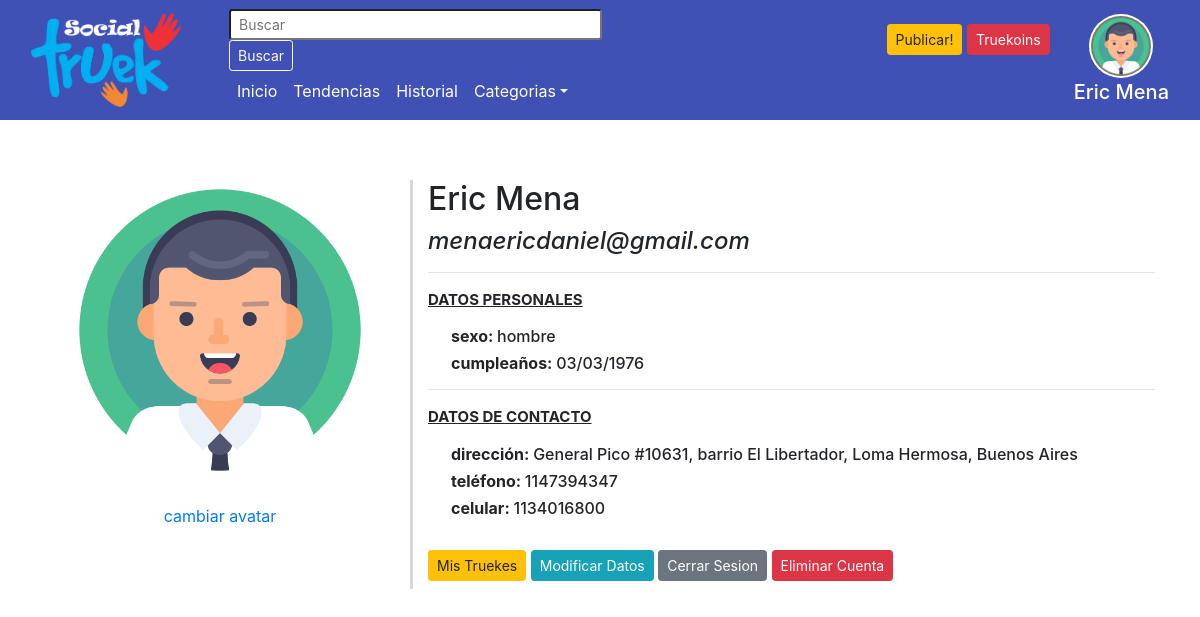
The app's page /perfil.php (signed in) with its own data.
### tables this page shows
CREATE TABLE `usuarios` (
  `id` int(11) NOT NULL AUTO_INCREMENT,
  `nombre` varchar(100) NOT NULL,
  `apellido` varchar(100) NOT NULL,
  `email` varchar(100) NOT NULL,
  `pass` varchar(512) NOT NULL,
  `fecha` date NOT NULL,
  `sexo` char(1) DEFAULT NULL,
  `avatar` varchar(512) DEFAULT NULL,
  `perfil` varchar(512) DEFAULT NULL,
  `val_user` decimal(1,1) DEFAULT NULL,
  `direccion` varchar(100) DEFAULT NULL,
  `telefono` int(10) DEFAULT NULL,
  `celular` int(10) DEFAULT NULL,
  PRIMARY KEY (`id`),
  UNIQUE KEY `email` (`email`)
);

### class/baseMySQL.php (called while the page is built, shortened)
<?php
class BaseMySQL extends BaseDatos{
    static public function buscarPorEmail($email,$pdo,$tabla){
        $sql = "select * from $tabla where email = :email";
        $query = $pdo->prepare($sql);
        $query->bindValue(':email',$email);
        $query->execute();
        $usuario = $query->fetch(PDO::FETCH_ASSOC);
        return $usuario;
    }
}
 ?>

### perfil.php (the view, shortened to what this page needs)
<?php
include_once("autoload.php");
 ?>
 <!DOCTYPE html>
 <html lang="es" dir="ltr">
   <head>
     <?php include_once("head.php") ?>
     <link rel="stylesheet" href="css/perfil.css">
   </head>
   <body>
     <?php include_once("header.php")?>
  <div class="container">
  <div class="row">
    <div class="col-xs-12 col-md-4 img">
      <a href="#" data-toggle="modal" data-target="#avatar">
        <img src=<?php if($usuario['perfil'] == null){echo "images/avatar/".$usuario["avatar"];}else{echo "images/perfil/".$usuario["perfil"];}?> alt="imagen de perfil" class="" style="width:300px"><br></a><br>
      <a href="#" data-toggle="modal" data-target="#avatar">cambiar avatar</a>
    </div>
    <div class="col-xs-12 col-md-8 details">
      <blockquote>
        <h2><?php echo $usuario["nombre"]." ".$usuario["apellido"]?></h2>
        <h4><cite title="Source Title"><?=$usuario["email"]?></cite></h4>
      </blockquote>
      <hr>
    <p><u>DATOS PERSONALES</u></p>
    <div class="col-12">
      <h6 class="ml-2"><strong>sexo: </strong>
        <?php
        switch ($usuario['sexo']) {
          case 'h':
            echo "hombre";
            break;
          }
        ?>
      </h6>
      <h6 class="ml-2"><strong>cumpleaños: </strong><?=date("d/m/Y", strtotime($usuario["fecha"]))?></h6>
    </div>
    <hr>
    <p><u>DATOS DE CONTACTO</u></p>
    <div class="col-12">
      <h6 class="ml-2"><strong>dirección: </strong><?=$usuario["direccion"]?></h6>
      <h6 class="ml-2"><strong>teléfono: </strong><?=$usuario["telefono"]?></h6>
      <h6 class="ml-2"><strong>celular: </strong><?=$usuario["celular"]?></h6>
    </div>
    <a href=""><button class="btn btn-warning btn-sm my-2 -my-sm-0 mt-4"type="button" name="button" >Mis Truekes</button></a>
    <a href="" data-toggle="modal" data-target="#actualizar" ><button class="btn btn-info btn-sm my-2 -my-sm-0 mt-4"type="button" name="button" >Modificar Datos</button></a>
    <a href="cerrar.php"><button class="btn btn-secondary btn-sm my-2 -my-sm-0 mt-4"type="button" name="button" >Cerrar Sesion</button></a>
    <a href="" data-toggle="modal" data-target="#borrar"><button class="btn btn-danger btn-sm my-2 -my-sm-0 mt-4" type="button" name="button" >Eliminar Cuenta</button></a>
    </div>
  </div>
</div>
   </body>
 </html>

### header.php (shortened to what this page needs)
<?php
include_once('autoload.php');
$usuario=BaseMySQL::buscarPorEmail($_SESSION["userEmail"],$pdo,'usuarios');
 ?>
 <head>
   <link rel="stylesheet" href="css/bootstrap.css">
   <link rel="stylesheet" href="css/master.css">
   <link rel="stylesheet" href="css/estilos-ejemplos.css">
   <link rel="stylesheet" href="css/font-awesome.min.css">
   <link rel="stylesheet" href="css/avatar.css">
 </head>
    <header class="container-fluid">
      <nav class="navbar navbar-expand-md navbar-dark">
        <a class="navbar-brand mr-5" href="home.php">
          <img src="images\logo-sm.png" width="150" alt="">
        </a>
        <div class="row collapse navbar-collapse" id="navbarSupportedContent">
          <div class="col-xs-12 col-sm-6 col-md-9 col-lg- col-xl-5">
            <form class="form-inline my-2 my-lg-0" action="home.php" method="GET">
              <input class="form-control-sm mr-sm-2" type="search" placeholder="Buscar" aria-label="Buscar" size="35" name="busca">
              <button class="btn btn-outline-light btn-sm my-2 my-sm-0" type="submit">Buscar</button>
            </form>
            <ul class="navbar-nav mr-auto">
              <li class="nav-item">
                <a class="nav-link text-white" href="home.php">Inicio</a>
              </li>
              <li class="nav-item">
                <a class="nav-link text-white" href="#">Tendencias</a>
              </li>
              <li class="nav-item">
                <a class="nav-link text-white" href="#">Historial</a>
              </li>
              <li class="nav-item dropdown">
                <a class="nav-link dropdown-toggle text-white" href="#" id="navbarDropdown" role="button"
                   data-toggle="dropdown" aria-haspopup="true" aria-expanded="false">Categorias</a>
              </li>
            </ul>
        </div>
        <div class="d-flex flex-row justify-content-end col-xs-12 col-sm-6 col-md-3 col-lg- col-xl-7">
          <div class="mr-4 mt-2">
            <div class="">
              <a href="nuevoProducto.php">
              <button class="btn btn-warning btn-sm my-2 -my-sm-0" type="button"> Publicar!</button></a>
              <button class="btn btn-danger btn-sm my-2 -my-sm-0"type="button" name="button">Truekoins</button>
            </div>
          </div>
          <div class="text-center mt-2">
            <a class="" href="perfil.php">
              <img src=<?php if($usuario['perfil'] == null){echo "images/avatar/".$usuario["avatar"];}else{echo "images/perfil/".$usuario["perfil"];}?> alt="imagen de perfil" class="user"></a>
            <h5 class="text-white mt-1"><?=$usuario["nombre"]. " " . $usuario["apellido"]?></h5>
          </div>
        </div>
        </div>
    </nav>
    </header>

### css/perfil.css (style rules this page uses)
.container { padding:5%; }
.container .img { text-align:center; }
.container .details { border-left:3px solid #ded4da; }
.container .details p { font-size:15px; font-weight:bold; }

### css/master.css (style rules this page uses)
header { background-color: #3f51b5; }

### css/avatar.css (style rules this page uses)
img.user { height: 60px; width: 60px; background-color: #777; box-shadow: 0 0 0 2px white; border-radius: 50%; will-change: transform; }

### records on screen
usuarios: nombre "Eric", apellido "Mena", email "menaericdaniel@gmail.com", fecha "03/03/1976", direccion "General Pico #10631, barrio El Libertador, Loma Hermosa, Buenos Aires", telefono "1147394347", celular "1134016800"
